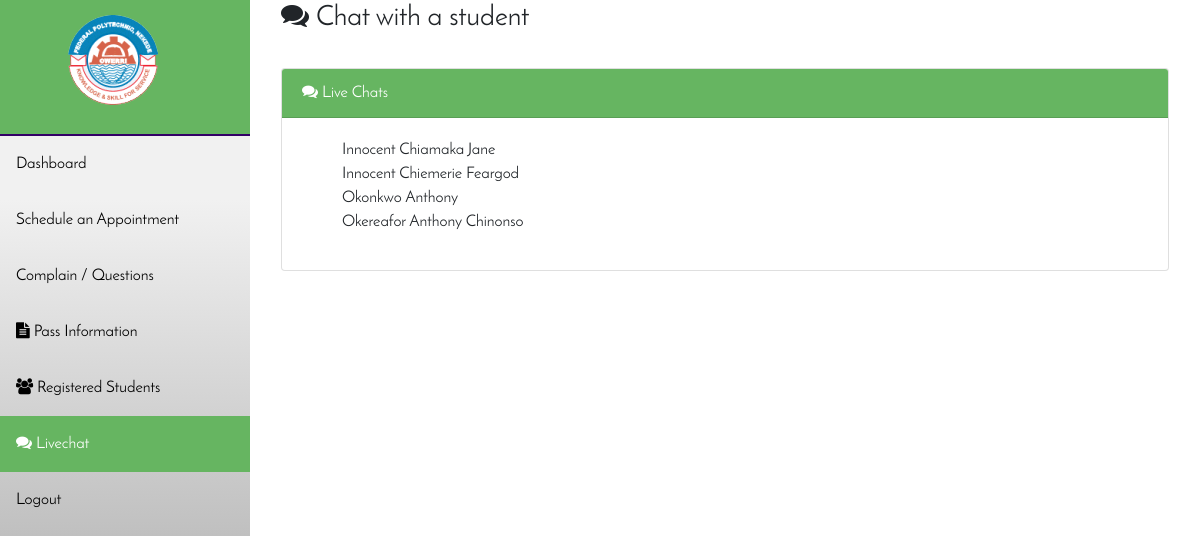
The app's page /lecturers/livechat.php (signed in) with its own data.
### tables this page shows
CREATE TABLE IF NOT EXISTS `chatuser` (
  `user_id` varchar(100) NOT NULL,
  `fullname` varchar(100) NOT NULL,
  `phone` varchar(100) NOT NULL,
  `email` varchar(100) NOT NULL,
  `status` varchar(50) NOT NULL DEFAULT '0'
);

### lecturers/livechat.php (the view, shortened to what this page needs)
<?php
  include "../connect.php";
?>
<!DOCTYPE html>
<html>
<head>
    <link href="../edit.css" rel="stylesheet" media="screen">
    <link href="nav.css" rel="stylesheet" media="screen">
    <link href="../font-awesome/css/font-awesome.css" rel="stylesheet" />
    <link href="../bootstrap4/css/bootstrap.css" rel="stylesheet" />
</head>
<body id="" style="font-family: ok;">
<div id="wrapper">
<div class="sidebar">
  <section class="s_logs">
    <img src="../img/fed.PNG" class="img img-responsive">
  </section>
  <a  href="index.php"><span class="glyphicon glyphicon-home"></span> Dashboard </a>
  <a href="give.php"><span class="glyphicon glyphicon-share"></span> Schedule an Appointment</a>
  <a href="submitted.php"><span class="glyphicon glyphicon-check"></span> Complain / Questions </a>
  <a href="info.php"><span class="fa fa-file-text"></span> Pass Information </a>
  <a href="stud.php"><span class="fa fa-users"></span> Registered Students </a>
  <a href="livechat.php" class="active"><span class="fa fa-comments"></span> Livechat </a>
  <a href="logout.php" onclick="return confirm('Are you sure you want to logout?')"><span class="glyphicon glyphicon-off"></span> Logout</a>
</div>
<div class="content">
            <div class="container-fluid topcontent">
            <h3><span class="fa fa-comments"></span> Chat with a student</h3><br>
                <div class="row" id="Row1">
                    <div class="col-lg-12">
                            <div class="card">
                            <div class="card-header" style="color:white; font-size:1.0em; background:#66b561;">
                                <i class="fa fa-comments"></i> Live Chats
                            </div>
                                <div class="card-body">
                                    <ul>
                                        <?php
                                            $queryUsers = mysqli_query($con, "SELECT * FROM chatuser");
                                            if($queryUsers->num_rows > 0){
                                                while ($users = $queryUsers->fetch_array()) {
                                        ?>
                                            <li class="users_chat" title="<?php echo $users['user_id'] ?>">
                                                <a href="#">
                                                    <?php echo $users['fullname']; ?>
                                                </a>
                                            </li>
                                        <?php
                                                }
                                            }
                                        ?>
                                    </ul>
                                </div>
                            </div>
                    </div>
                </div>
            </div>
        </div>
</body>
</html>

### edit.css (style rules this page uses)
.img { margin: 30px 0 0 50px; margin-top: 0px; }
.s_logs { background: #66b561; padding: 0px 20px 20px 0px; border-bottom: 2px solid #306; animation: anim 0.7s linear 0s alternate; }

### lecturers/nav.css (style rules this page uses)
body { margin: 0; font-family:ok; }
.sidebar { margin: 0; padding: 0; width: 250px; background:-webkit-linear-gradient(top, #f1f1f1 25%, #999 100%) no-repeat; position: fixed; height: 100%; overflow: auto; }
.sidebar a { font-size: 16px; display: block; color: black; padding: 16px; text-decoration: none; transition: 2s; }
.sidebar a.active { background-color: #66b561; color: white; }
div.content { margin-left: 250px; padding: 1px 16px; height: auto; }

### lecturers/livechat.php (style rules this page uses)
.users_chat { list-style-type:none; }
.users_chat a { text-decoration:none; color:inherit; }

### records on screen
chatuser: fullname "Innocent Chiamaka Jane"
chatuser: fullname "Innocent Chiemerie Feargod"
chatuser: fullname "Okonkwo Anthony"
chatuser: fullname "Okereafor Anthony Chinonso"
